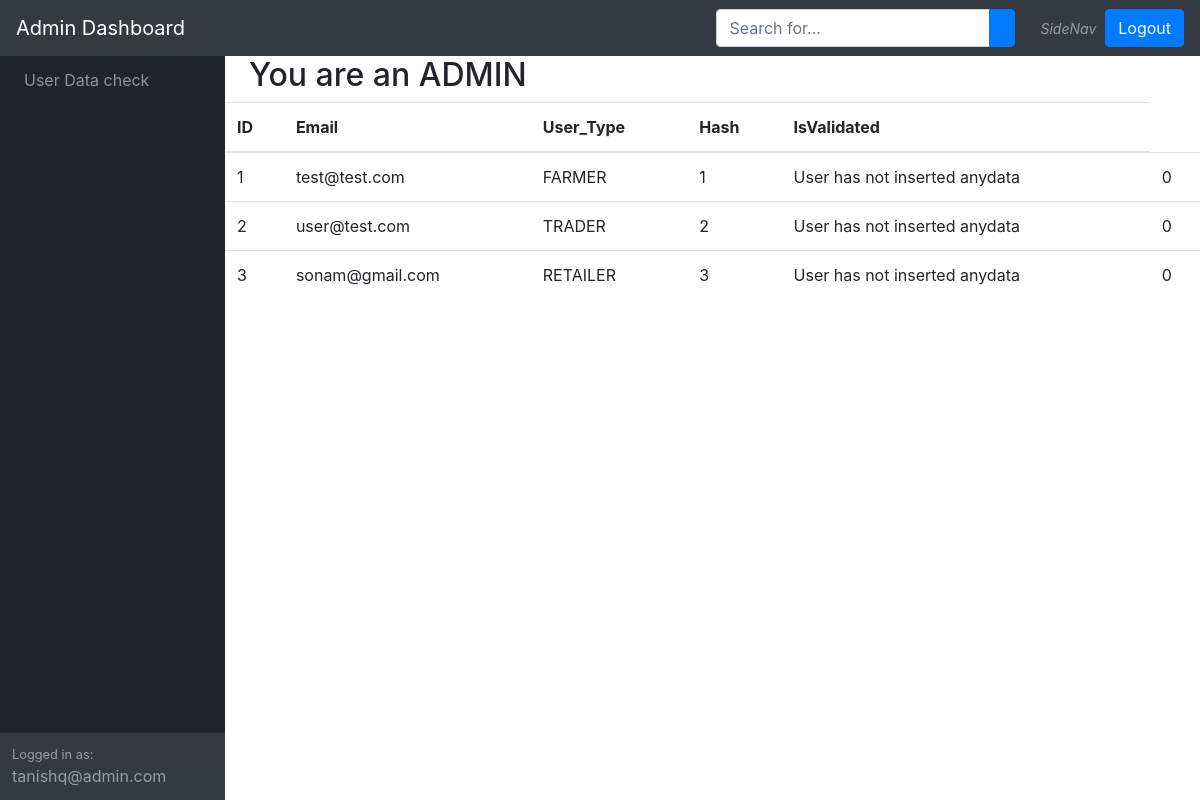
The page /users_all.php (signed in) on the database its author committed.
### tables this page shows
CREATE TABLE `users` (
  `id` int(11) NOT NULL,
  `email` varchar(100) NOT NULL,
  `password` varchar(100) NOT NULL,
  `user_type` int(10) NOT NULL,
  `hash_id` varchar(600) DEFAULT NULL,
  `is_validated` tinyint(1) NOT NULL DEFAULT 0
);

### users_all.php (the view, shortened to what this page needs)
<?php
if (empty($_SESSION['admin_id'])) {
    header("Location: http://localhost/hackathon/admin_login.php?message=Please login first!");
} else {
    $conn = mysqli_connect('localhost', 'tanishq', 'tanishq', 'hackathon');
    $sql = "SELECT * FROM users";
    $result = mysqli_query($conn, $sql);
    $ans = mysqli_fetch_all($result, MYSQLI_ASSOC);
}
?>
<!DOCTYPE html>
<html lang="en">
<head>
    <link href="assets/css/styles.css" rel="stylesheet" />
</head>
<body class="sb-nav-fixed">
    <?php require("admin_navbar.php"); ?>
    <?php require("admin_sidenav.php"); ?>
    <div id="layoutSidenav_content">
        <main>
            <div class="container-fluid">
                <h2>You are an ADMIN</h2>
            </div>
            <table class="table table-image">
                <thead>
                    <tr>
                        <th scope="col">ID</th>
                        <th scope="col">Email</th>
                        <th scope="col">User_Type</th>
                        <th scope="col">Hash</th>
                        <th scope="col">IsValidated</th>
                    </tr>
                </thead>
                <tbody>
                    <?php if (!empty($ans)) {
                        foreach ($ans as $user) { ?>
                            <tr>
                                <td><?php echo $user['id']; ?></td>
                                <td><?php echo $user['email']; ?></td>
                                <td>
                                    <?php
                                    $roles = ['', 'FARMER', 'TRADER', 'RETAILER', 'CONSUMER'];
                                    echo $roles[$user['user_type']];
                                    ?>
                                </td>
                                <td>
                                    <?php
                                    echo $user['user_type'];
                                    ?>
                                </td>
                                <td>
                                    <?php
                                    if (empty($user['hash_id'])) {
                                        echo "User has not inserted anydata";
                                    } else {
                                        echo $user['hash_id'];
                                    }
                                    ?>
                                </td>
                                <td><?php echo $user['is_validated']; ?></td>
                            </tr>
                        <?php }
                    } ?>
                </tbody>
            </table>
        </main>
    </div>
    </div>
</body>
</body>
</html>

### admin_navbar.php (shortened to what this page needs)
<nav class="sb-topnav navbar navbar-expand navbar-dark bg-dark">
        <a class="navbar-brand" href="#">Admin Dashboard</a>
        <form class="d-none d-md-inline-block form-inline ml-auto mr-0 mr-md-3 my-2 my-md-0">
            <div class="input-group">
                <input class="form-control" type="text" placeholder="Search for..." aria-label="Search" aria-describedby="basic-addon2" />
                <div class="input-group-append">
                    <button class="btn btn-primary" type="button"><i class="fas fa-search"></i></button>
                </div>
            </div>
        </form>
        <button class="btn btn-link btn-sm order-1 order-lg-0" id="sidebarToggle" href="#"><i class="fas fa-bars">SideNav</i></button>
        <ul class="navbar-nav ml-auto ml-md-0">
            <a class="btn btn-primary" href="backend/back_logout.php">Logout</a>
        </ul>
    </nav>

### admin_sidenav.php (shortened to what this page needs)
<div id="layoutSidenav">
    <div id="layoutSidenav_nav">
        <nav class="sb-sidenav accordion sb-sidenav-dark" id="sidenavAccordion">
            <div class="sb-sidenav-menu">
                <div class="nav">
                    <a class="nav-link collapsed" href="#" data-toggle="collapse" data-target="#collapsePages" aria-expanded="false" aria-controls="collapsePages">
                        User Data check
                    </a>
                </div>
            </div>
            <div class="sb-sidenav-footer">
                <div class="small">Logged in as:</div>
                <?php
                echo $_SESSION['admin_name'];
                ?>
            </div>
        </nav>
    </div>

### rows shown on the page
users: id "1", email "test@test.com", user_type "FARMER", user_type "1", shows "User has not inserted anydata", is_validated "0"
users: id "2", email "user@test.com", user_type "TRADER", user_type "2", shows "User has not inserted anydata", is_validated "0"
users: id "3", email "sonam@gmail.com", user_type "RETAILER", user_type "3", shows "User has not inserted anydata", is_validated "0"

### other values the page prints
$_SESSION['admin_name'] "tanishq@admin.com"
